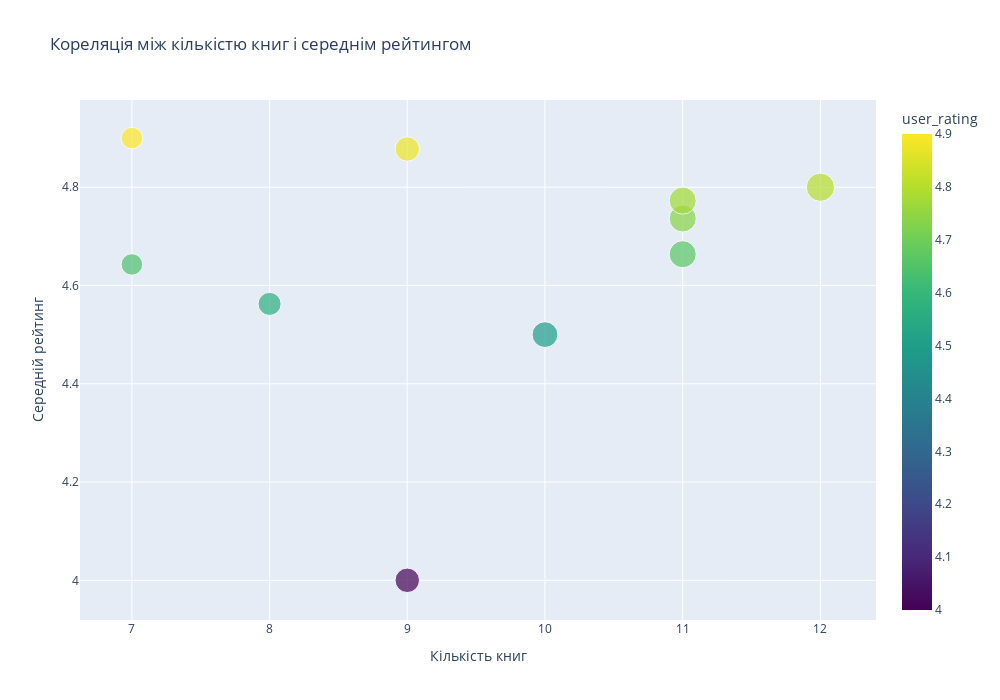

This figure's notebook cell:
### Code cell
big_authors = combined_df.sort_values(by="count_of_books", ascending=False)
most_bigger_authors = big_authors.head(10).reset_index()

# Створюємо кореляційну діаграму розсіювання з Plotly
fig_scatter = px.scatter(most_bigger_authors, x='count_of_books', y='user_rating', 
                        size='count_of_books', color='user_rating',
                        color_continuous_scale='viridis',
                        title='Кореляція між кількістю книг і середнім рейтингом')

fig_scatter.update_layout(
    xaxis_title='Кількість книг',
    yaxis_title='Середній рейтинг',
    width=1000,   
    height=700
)

fig_scatter.show()

### Figure 1 — Plotly figure (JSON) as saved in the notebook; plotly's stock layout.template omitted (floating-point values rounded to 4 significant figures)
{"data": [{"hovertemplate": "count_of_books=%{marker.size}<br>user_rating=%{marker.color}<extra></extra>", "legendgroup": "", "marker": {"color": [4.8, 4.736, 4.664, 4.773, 4.5, 4, 4.878, 4.562, 4.9, 4.643], "coloraxis": "coloraxis", "size": [12, 11, 11, 11, 10, 9, 9, 8, 7, 7], "sizemode": "area", "sizeref": 0.03, "symbol": "circle"}, "mode": "markers", "name": "", "orientation": "v", "showlegend": false, "type": "scatter", "x": [12, 11, 11, 11, 10, 9, 9, 8, 7, 7], "xaxis": "x", "y": [4.8, 4.736, 4.664, 4.773, 4.5, 4, 4.878, 4.562, 4.9, 4.643], "yaxis": "y"}], "layout": {"coloraxis": {"colorbar": {"title": {"text": "user_rating"}}, "colorscale": [[0, "#440154"], [0.1111, "#482878"], [0.2222, "#3e4989"], [0.3333, "#31688e"], [0.4444, "#26828e"], [0.5556, "#1f9e89"], [0.6667, "#35b779"], [0.7778, "#6ece58"], [0.8889, "#b5de2b"], [1, "#fde725"]]}, "height": 700, "legend": {"itemsizing": "constant", "tracegroupgap": 0}, "title": {"text": "Кореляція між кількістю книг і середнім рейтингом"}, "width": 1000, "xaxis": {"anchor": "y", "autorange": true, "domain": [0, 1], "range": [6.623, 12.4], "title": {"text": "Кількість книг"}, "type": "linear"}, "yaxis": {"anchor": "x", "autorange": true, "domain": [0, 1], "range": [3.919, 4.977], "title": {"text": "Середній рейтинг"}, "type": "linear"}}}
